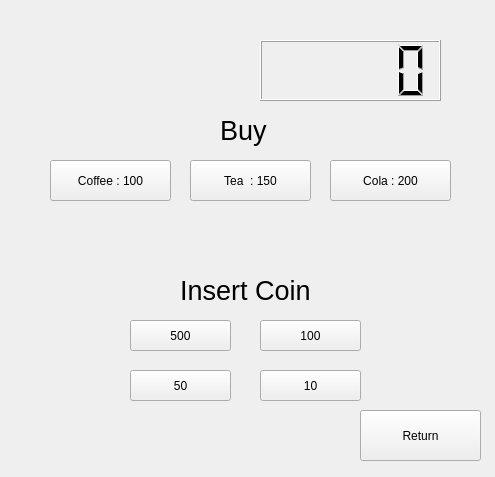
<?xml version="1.0" encoding="UTF-8"?>
<ui version="4.0">
 <class>Widget</class>
 <widget class="QWidget" name="Widget">
  <property name="geometry">
   <rect>
    <x>0</x>
    <y>0</y>
    <width>495</width>
    <height>477</height>
   </rect>
  </property>
  <property name="windowTitle">
   <string>Widget</string>
  </property>
  <widget class="QLCDNumber" name="number">
   <property name="geometry">
    <rect>
     <x>260</x>
     <y>40</y>
     <width>181</width>
     <height>61</height>
    </rect>
   </property>
  </widget>
  <widget class="QPushButton" name="pay500">
   <property name="geometry">
    <rect>
     <x>130</x>
     <y>320</y>
     <width>101</width>
     <height>31</height>
    </rect>
   </property>
   <property name="text">
    <string>500</string>
   </property>
  </widget>
  <widget class="QPushButton" name="pay100">
   <property name="geometry">
    <rect>
     <x>260</x>
     <y>320</y>
     <width>101</width>
     <height>31</height>
    </rect>
   </property>
   <property name="text">
    <string>100</string>
   </property>
  </widget>
  <widget class="QPushButton" name="pay50">
   <property name="geometry">
    <rect>
     <x>130</x>
     <y>370</y>
     <width>101</width>
     <height>31</height>
    </rect>
   </property>
   <property name="text">
    <string>50</string>
   </property>
  </widget>
  <widget class="QPushButton" name="pay10">
   <property name="geometry">
    <rect>
     <x>260</x>
     <y>370</y>
     <width>101</width>
     <height>31</height>
    </rect>
   </property>
   <property name="text">
    <string>10</string>
   </property>
  </widget>
  <widget class="QPushButton" name="coffee100">
   <property name="geometry">
    <rect>
     <x>50</x>
     <y>160</y>
     <width>121</width>
     <height>41</height>
    </rect>
   </property>
   <property name="text">
    <string>Coffee : 100</string>
   </property>
  </widget>
  <widget class="QPushButton" name="cola200">
   <property name="geometry">
    <rect>
     <x>330</x>
     <y>160</y>
     <width>121</width>
     <height>41</height>
    </rect>
   </property>
   <property name="text">
    <string>Cola : 200</string>
   </property>
  </widget>
  <widget class="QPushButton" name="Return">
   <property name="geometry">
    <rect>
     <x>360</x>
     <y>410</y>
     <width>121</width>
     <height>51</height>
    </rect>
   </property>
   <property name="text">
    <string>Return</string>
   </property>
  </widget>
  <widget class="QPushButton" name="tea150">
   <property name="geometry">
    <rect>
     <x>190</x>
     <y>160</y>
     <width>121</width>
     <height>41</height>
    </rect>
   </property>
   <property name="text">
    <string>Tea  : 150</string>
   </property>
  </widget>
  <widget class="QLabel" name="_buy">
   <property name="geometry">
    <rect>
     <x>220</x>
     <y>110</y>
     <width>51</width>
     <height>41</height>
    </rect>
   </property>
   <property name="font">
    <font>
     <pointsize>20</pointsize>
    </font>
   </property>
   <property name="text">
    <string>Buy</string>
   </property>
  </widget>
  <widget class="QLabel" name="_insertCoin">
   <property name="geometry">
    <rect>
     <x>180</x>
     <y>270</y>
     <width>131</width>
     <height>41</height>
    </rect>
   </property>
   <property name="font">
    <font>
     <pointsize>20</pointsize>
    </font>
   </property>
   <property name="text">
    <string>Insert Coin</string>
   </property>
  </widget>
 </widget>
 <layoutdefault spacing="6" margin="11"/>
 <resources/>
 <connections/>
</ui>
